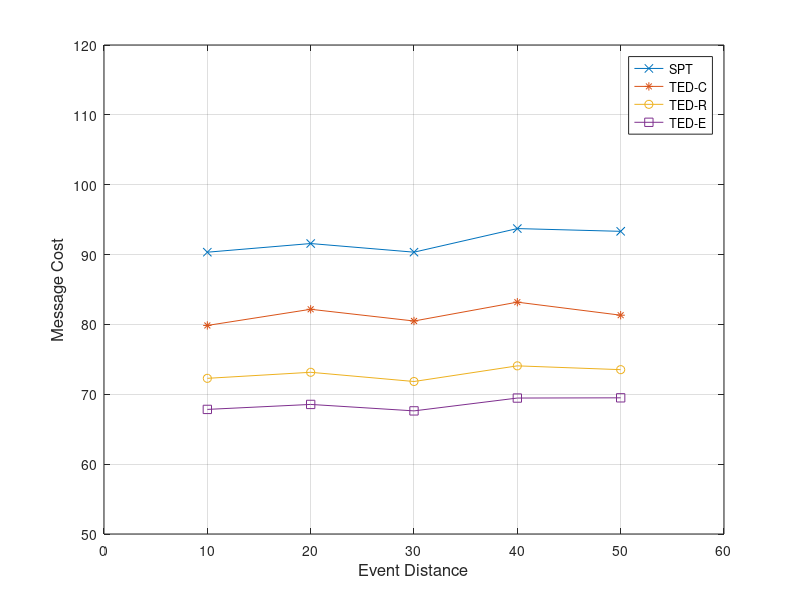

This figure's MATLAB source:
x=[10 20 30 40 50]
y=[90.34 91.58 90.344 93.722 93.327]
y1=[79.853 82.168 80.49 83.189 81.322]
y2=[72.284 73.15 71.83 74.071 73.526]
y3=[67.836 68.549 67.625 69.462 69.494]
plot(x, y, '-x', x, y1, '-*', x, y2, '-o', x, y3, '-s')
axis([0 60 50 120])
xlabel('Event Distance', 'fontsize',12)
ylabel('Message Cost','fontsize',12)
legend('SPT', 'TED-C', 'TED-R', 'TED-E')
%set(h, 'Box', 'on')
grid on
